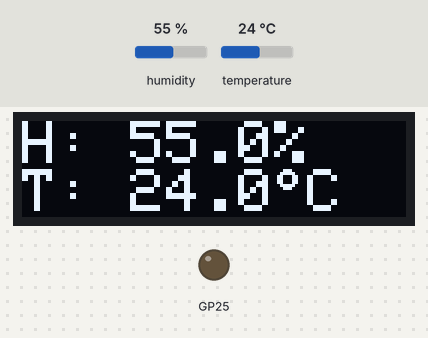
This program was run on a simulated Raspberry Pi Pico. On the bench: 128×32 one-colour display, output pins drawn as LEDs (lit = HIGH). The inputs (shaded band) are chosen by the test bench; at power-on: humidity 55 %, temperature 24 °C. What the program prints to the serial monitor is not drawn.

Above: at 2.9 s.
3.0 s: humidity set to 58 %
At 5.3 s:
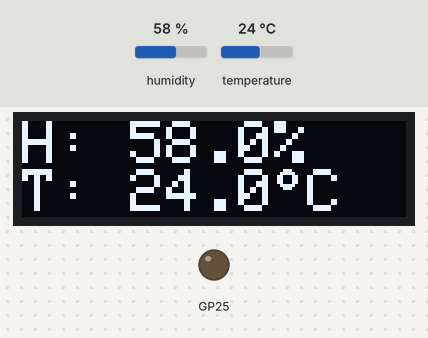
5.7 s: humidity set to 62 %
At 7.1 s:
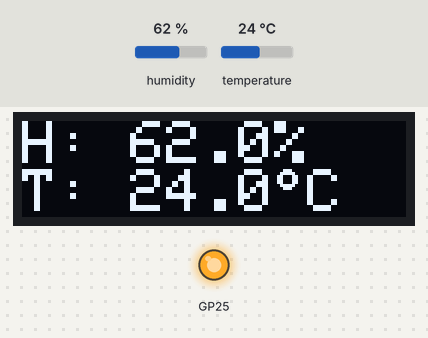
8.4 s: temperature set to 12 °C
At 11.4 s:
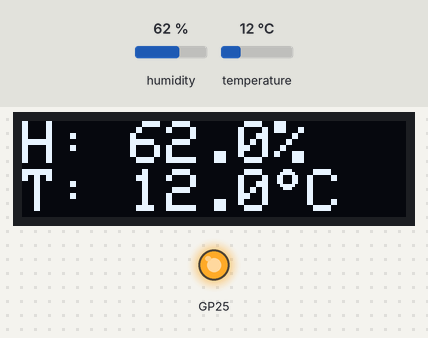
11.7 s: temperature set to 19 °C
At 13.2 s:
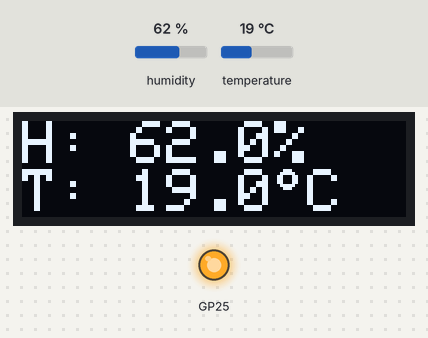
Timing chart, 0 to 14.7 s (numbered marks = the images above; inputs shaded):
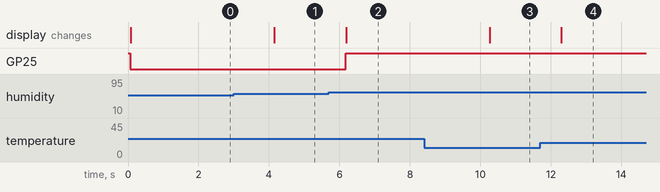

Measured:
- the behaviour switches between 60 and 61 % on humidity (found by bisection; images 1 and 2)
- after the input at 3.0 s, the display: changes after 1.2 s (image 1)
- after the input at 5.7 s, GP25: LOW → HIGH after 0.47 s; the display: changes after 0.49 s (image 2)
- after the input at 8.4 s, the display: changes after 1.9 s (image 3)
- after the input at 11.7 s, the display: changes after 0.60 s (image 4)

The program:

main.cpp
```cpp
#include <Wire.h>
#include <Adafruit_SSD1306.h>
#include <SimpleDHT.h>

#define PIN_DHT22 17

// DHT22
SimpleDHT22 dht22(PIN_DHT22);

// OLED
#define OLED_RESET     -1 // Reset pin # (or -1 if sharing Arduino reset pin)
#define SCREEN_ADDRESS 0x3C ///< See datasheet for Address; 0x3D for 128x64, 0x3C for 128x32
Adafruit_SSD1306 display(128, 32, new MbedI2C(14, 15), OLED_RESET);

// State
float _temperature = 0;
float _humidity = 0;
boolean _updated = true;
int _loopcount = 30;

void drawGradeSymbol() {
  uint16_t gap = 4;
  uint16_t radius = 3;
  uint16_t x = display.getCursorX() + gap;
  uint16_t y = display.getCursorY();

  display.drawCircle(x, y + radius, radius, SSD1306_WHITE);
  display.drawCircle(x, y + radius, radius - 1, SSD1306_WHITE);

  display.setCursor(x + 3 + gap, y);
}

void printTempAndHumidity(float temperature, float humidity) {
  display.clearDisplay();

  display.setTextSize(2);
  display.setTextColor(SSD1306_WHITE);
  display.setCursor(0, 0);

  display.print(F("H: "));
  display.print(humidity, 1);
  display.println(F("%"));

  display.print(F("T: "));
  display.print(temperature, 1);
  drawGradeSymbol();
  display.println(F("C"));

  display.display();
  delay(2000);
}

void setup() {
  Serial.begin(9600);
  pinMode(PIN_LED, OUTPUT);
  digitalWrite(PIN_LED, HIGH);

  // SSD1306_SWITCHCAPVCC = generate display voltage from 3.3V internally
  if(!display.begin(SSD1306_SWITCHCAPVCC, SCREEN_ADDRESS)) {
    Serial.println(F("SSD1306 allocation failed"));
    for(;;) {
      digitalWrite(PIN_LED, LOW);
      delay(500);
      digitalWrite(PIN_LED, HIGH);
      delay(500);
    } // Don't proceed, loop forever
  }
  display.dim(true);

  display.clearDisplay();
  display.setTextSize(2);
  display.setTextColor(SSD1306_WHITE);
  display.setCursor(0, 8);
  display.println("Reading...");
  display.display();
}

void loop() {
  // read without samples.
  // @remark We use read2 to get a float data, such as 10.1*C
  //    if user doesn't care about the accurate data, use read to get a byte data, such as 10*C.
  float temperature = 0;
  float humidity = 0;
  int err = dht22.read2(&temperature, &humidity, NULL);
  if (err != SimpleDHTErrSuccess) {
    Serial.print("E");
    Serial.print(SimpleDHTErrCode(err));
    Serial.print(" D");
    Serial.println(SimpleDHTErrDuration(err));
    delay(2000);
    return;
  }

  // Update state
  _temperature = temperature;
  _humidity = humidity;
  _updated = true;

  // Update UI
  digitalWrite(PIN_LED, humidity > 60);
  printTempAndHumidity(temperature, humidity);

  // Report on serial
  if (_loopcount >= 29 && _updated) {
    Serial.print("T");
    Serial.print(temperature);
    Serial.print(" H");
    Serial.println(humidity);
    _updated = false;
    _loopcount = 0;
  }

  _loopcount++;
}
```
